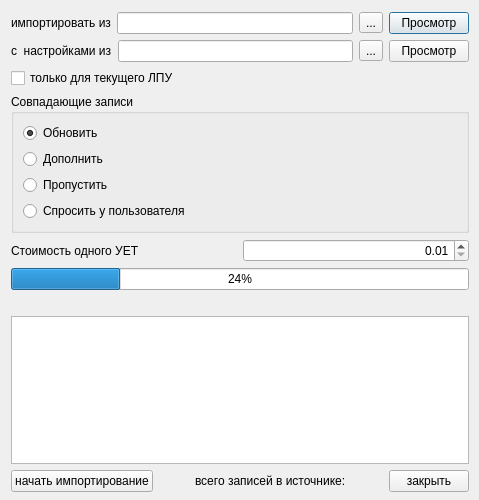
<?xml version="1.0" encoding="UTF-8"?>
<ui version="4.0">
 <class>Dialog</class>
 <widget class="QDialog" name="Dialog">
  <property name="geometry">
   <rect>
    <x>0</x>
    <y>0</y>
    <width>479</width>
    <height>500</height>
   </rect>
  </property>
  <property name="windowTitle">
   <string>Загрузка тарифов для Смоленской области</string>
  </property>
  <widget class="QWidget" name="layoutWidget">
   <property name="geometry">
    <rect>
     <x>11</x>
     <y>12</y>
     <width>458</width>
     <height>480</height>
    </rect>
   </property>
   <layout class="QVBoxLayout" name="verticalLayout_5">
    <item>
     <layout class="QHBoxLayout" name="_2">
      <item>
       <widget class="QLabel" name="label">
        <property name="text">
         <string>импортировать из</string>
        </property>
       </widget>
      </item>
      <item>
       <widget class="QLineEdit" name="edtFileName">
        <property name="text">
         <string/>
        </property>
        <property name="readOnly">
         <bool>true</bool>
        </property>
       </widget>
      </item>
      <item>
       <widget class="QToolButton" name="btnSelectFile">
        <property name="text">
         <string>...</string>
        </property>
       </widget>
      </item>
      <item>
       <widget class="QPushButton" name="btnView">
        <property name="text">
         <string>Просмотр</string>
        </property>
       </widget>
      </item>
     </layout>
    </item>
    <item>
     <layout class="QHBoxLayout" name="_3">
      <item>
       <widget class="QLabel" name="label_2">
        <property name="text">
         <string>с  настройками из</string>
        </property>
       </widget>
      </item>
      <item>
       <widget class="QLineEdit" name="edtCustomFileName">
        <property name="text">
         <string/>
        </property>
        <property name="readOnly">
         <bool>true</bool>
        </property>
       </widget>
      </item>
      <item>
       <widget class="QToolButton" name="btnCustomSelectFile">
        <property name="text">
         <string>...</string>
        </property>
       </widget>
      </item>
      <item>
       <widget class="QPushButton" name="btnCustomView">
        <property name="text">
         <string>Просмотр</string>
        </property>
       </widget>
      </item>
     </layout>
    </item>
    <item>
     <widget class="QCheckBox" name="chkOnlyForCurrentOrg">
      <property name="toolTip">
       <string>&lt;!DOCTYPE HTML PUBLIC &quot;-//W3C//DTD HTML 4.0//EN&quot; &quot;http://www.w3.org/TR/REC-html40/strict.dtd&quot;&gt;
&lt;html&gt;&lt;head&gt;&lt;meta name=&quot;qrichtext&quot; content=&quot;1&quot; /&gt;&lt;style type=&quot;text/css&quot;&gt;
p, li { white-space: pre-wrap; }
&lt;/style&gt;&lt;/head&gt;&lt;body style=&quot; font-family:'MS Shell Dlg 2'; font-size:8.25pt; font-weight:400; font-style:normal;&quot;&gt;
&lt;p style=&quot; margin-top:0px; margin-bottom:0px; margin-left:0px; margin-right:0px; -qt-block-indent:0; text-indent:0px;&quot;&gt;Импортируются только те тарифы, для которых код в поле &lt;span style=&quot; font-weight:600;&quot;&gt;MCOD &lt;/span&gt;источника совпадает с кодом &lt;span style=&quot; font-weight:600;&quot;&gt;ИНФИС &lt;/span&gt;текущей организации.&lt;/p&gt;&lt;/body&gt;&lt;/html&gt;</string>
      </property>
      <property name="text">
       <string>только для текущего ЛПУ</string>
      </property>
     </widget>
    </item>
    <item>
     <layout class="QHBoxLayout" name="horizontalLayout">
      <item>
       <layout class="QVBoxLayout" name="verticalLayout_2">
        <item>
         <widget class="QGroupBox" name="gbDublicates">
          <property name="title">
           <string>Совпадающие записи</string>
          </property>
          <layout class="QVBoxLayout" name="verticalLayout_4">
           <item>
            <widget class="QRadioButton" name="chkUpdate">
             <property name="text">
              <string>Обновить</string>
             </property>
             <property name="checked">
              <bool>true</bool>
             </property>
            </widget>
           </item>
           <item>
            <widget class="QRadioButton" name="chkAppend">
             <property name="toolTip">
              <string>&lt;!DOCTYPE HTML PUBLIC &quot;-//W3C//DTD HTML 4.0//EN&quot; &quot;http://www.w3.org/TR/REC-html40/strict.dtd&quot;&gt;
&lt;html&gt;&lt;head&gt;&lt;meta name=&quot;qrichtext&quot; content=&quot;1&quot; /&gt;&lt;style type=&quot;text/css&quot;&gt;
p, li { white-space: pre-wrap; }
&lt;/style&gt;&lt;/head&gt;&lt;body style=&quot; font-family:'MS Shell Dlg 2'; font-size:8.25pt; font-weight:400; font-style:normal;&quot;&gt;
&lt;p style=&quot; margin-top:0px; margin-bottom:0px; margin-left:0px; margin-right:0px; -qt-block-indent:0; text-indent:0px;&quot;&gt;&lt;span style=&quot; font-size:8pt;&quot;&gt;Добавляется &lt;/span&gt;&lt;span style=&quot; font-size:8pt; font-weight:600;&quot;&gt;новый&lt;/span&gt;&lt;span style=&quot; font-size:8pt;&quot;&gt; тариф, действующий с&lt;/span&gt;&lt;span style=&quot; font-size:8pt; font-weight:600;&quot;&gt; текущей&lt;/span&gt;&lt;span style=&quot; font-size:8pt;&quot;&gt; даты, а существующий тариф закрывается с днём ранее &lt;/span&gt;&lt;span style=&quot; font-size:8pt; font-weight:600;&quot;&gt;текущей&lt;/span&gt;&lt;span style=&quot; font-size:8pt;&quot;&gt; даты.&lt;/span&gt;&lt;/p&gt;&lt;/body&gt;&lt;/html&gt;</string>
             </property>
             <property name="text">
              <string>Дополнить</string>
             </property>
            </widget>
           </item>
           <item>
            <widget class="QRadioButton" name="chkSkip">
             <property name="text">
              <string>Пропустить</string>
             </property>
            </widget>
           </item>
           <item>
            <widget class="QRadioButton" name="chkAskUser">
             <property name="text">
              <string>Спросить у пользователя</string>
             </property>
            </widget>
           </item>
          </layout>
         </widget>
        </item>
       </layout>
      </item>
     </layout>
    </item>
    <item>
     <layout class="QHBoxLayout" name="horizontalLayout_2">
      <item>
       <widget class="QLabel" name="lblUetValue">
        <property name="toolTip">
         <string>только для стоматологии</string>
        </property>
        <property name="text">
         <string>Стоимость одного УЕТ</string>
        </property>
       </widget>
      </item>
      <item>
       <widget class="QDoubleSpinBox" name="edtUetValue">
        <property name="alignment">
         <set>Qt::AlignRight|Qt::AlignTrailing|Qt::AlignVCenter</set>
        </property>
        <property name="minimum">
         <double>0.010000000000000</double>
        </property>
        <property name="maximum">
         <double>99999999.989999994635582</double>
        </property>
       </widget>
      </item>
     </layout>
    </item>
    <item>
     <widget class="QProgressBar" name="progressBar">
      <property name="value">
       <number>24</number>
      </property>
      <property name="orientation">
       <enum>Qt::Horizontal</enum>
      </property>
     </widget>
    </item>
    <item>
     <widget class="QLabel" name="statusLabel">
      <property name="text">
       <string/>
      </property>
     </widget>
    </item>
    <item>
     <widget class="QTextBrowser" name="log"/>
    </item>
    <item>
     <layout class="QHBoxLayout">
      <property name="spacing">
       <number>6</number>
      </property>
      <property name="margin">
       <number>0</number>
      </property>
      <item>
       <widget class="QPushButton" name="btnImport">
        <property name="text">
         <string>начать импортирование</string>
        </property>
       </widget>
      </item>
      <item>
       <spacer>
        <property name="orientation">
         <enum>Qt::Horizontal</enum>
        </property>
        <property name="sizeHint" stdset="0">
         <size>
          <width>40</width>
          <height>20</height>
         </size>
        </property>
       </spacer>
      </item>
      <item>
       <widget class="QLabel" name="labelNum">
        <property name="text">
         <string>всего записей в источнике:</string>
        </property>
       </widget>
      </item>
      <item>
       <spacer>
        <property name="orientation">
         <enum>Qt::Horizontal</enum>
        </property>
        <property name="sizeHint" stdset="0">
         <size>
          <width>40</width>
          <height>20</height>
         </size>
        </property>
       </spacer>
      </item>
      <item>
       <widget class="QPushButton" name="btnClose">
        <property name="text">
         <string>закрыть</string>
        </property>
       </widget>
      </item>
     </layout>
    </item>
   </layout>
  </widget>
 </widget>
 <resources/>
 <connections/>
</ui>
